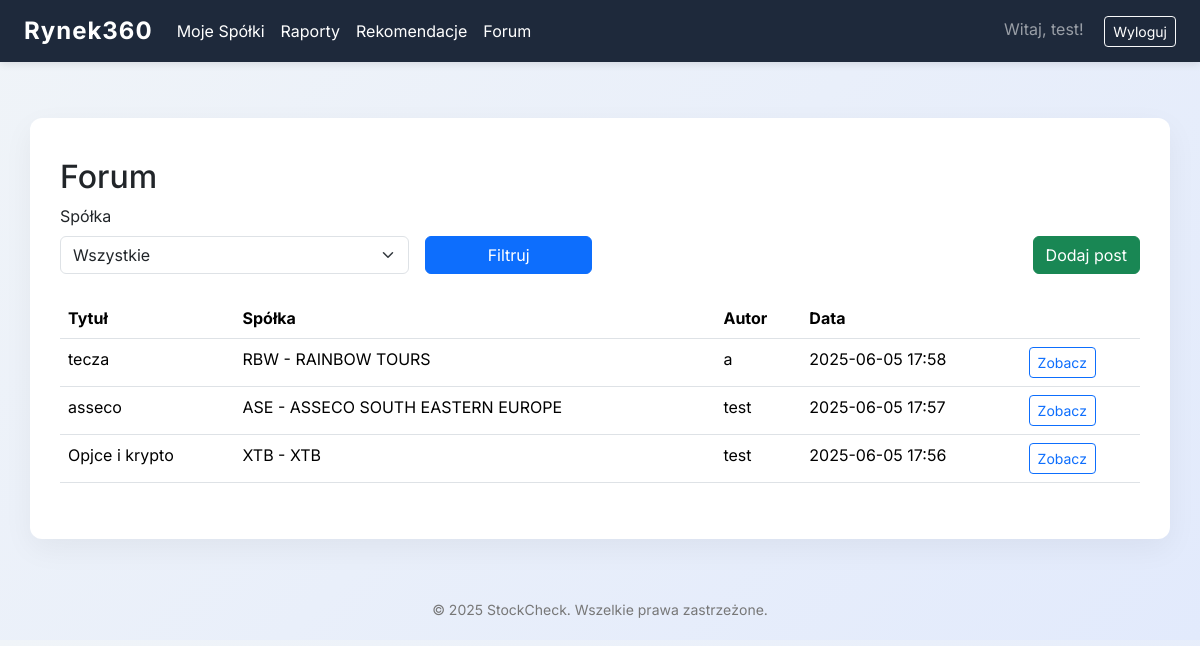
The page /forum (signed in) on the database as committed earlier.
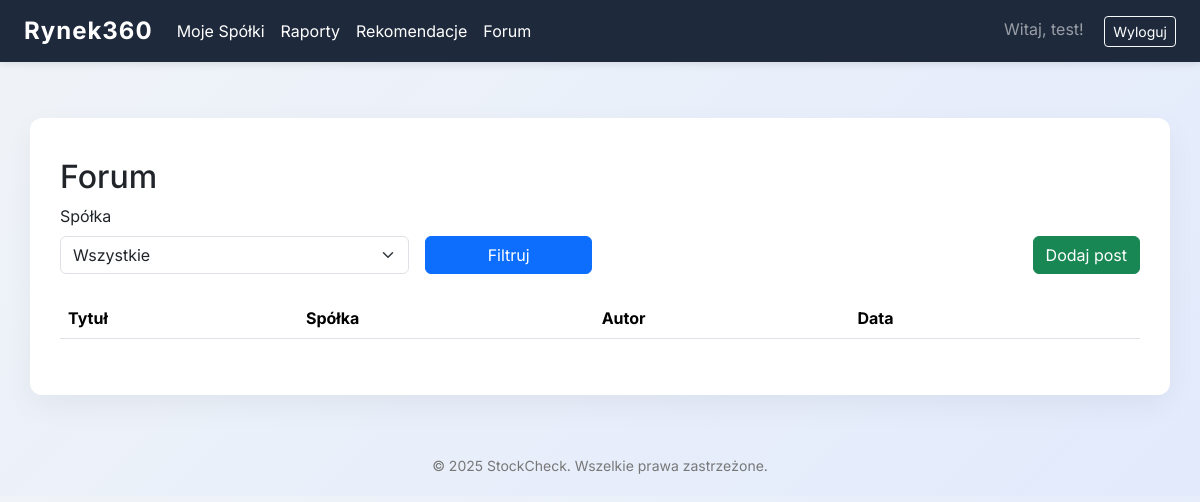
The same page on the database as committed later.
### myproject/models.py (models this page shows, shortened)
class User(UserMixin, db.Model):
    __tablename__ = 'users'
    id = db.Column(db.Integer, primary_key=True)
    email = db.Column(db.String(64), unique=True, index=True)
    username = db.Column(db.String(64), unique=True, index=True)
    password_hash = db.Column(db.String(128))
    role = db.Column(db.String(20), default="user")  # "user" lub "admin"
    companies = db.relationship('UserCompany', backref='owner', lazy=True)

class Post(db.Model):
    id = db.Column(db.Integer, primary_key=True)
    user_id = db.Column(db.Integer, db.ForeignKey('users.id'), nullable=False)
    company_id = db.Column(db.Integer, db.ForeignKey('company.id'), nullable=False)
    title = db.Column(db.String(200), nullable=False)
    content = db.Column(db.Text, nullable=False)
    created_at = db.Column(db.DateTime, default=datetime.utcnow)
    user = db.relationship('User', backref=db.backref('posts', lazy=True))
    company = db.relationship('Company', backref=db.backref('posts', lazy=True))

class Company(db.Model):
    id = db.Column(db.Integer, primary_key=True)
    ticker = db.Column(db.String(10), unique=True, nullable=False)
    name = db.Column(db.String(100), nullable=False)
    industry_id = db.Column(db.Integer, db.ForeignKey('industry.id'))
    market = db.Column(db.String(100), nullable=True)
    industry = db.relationship('Industry', backref=db.backref('companies', lazy=True))
    indices = db.relationship('Index', secondary=company_index, backref=db.backref('companies', lazy='dynamic'))

### app.py (the view)
@app.route('/forum')
@login_required
def forum():
    companies = Company.query.order_by(Company.ticker).all()
    selected_company = request.args.get('company')
    query = Post.query.order_by(Post.created_at.desc())
    if selected_company:
        query = query.filter(Post.company_id == int(selected_company))
    posts = query.all()
    return render_template('forum.html', posts=posts, companies=companies, selected_company=selected_company)

### app.py (called while the page is built)
@login_manager.user_loader
def load_user(user_id):
    return User.query.get(int(user_id))

### myproject/templates/forum.html (shortened to what this page needs)
{% extends 'base.html' %}
{% block content %}
<h2>Forum</h2>
<form method="get" class="row g-3 mb-4">
    <div class="col-md-4">
        <label for="company" class="form-label">Spółka</label>
        <select name="company" id="company" class="form-select">
            <option value="">Wszystkie</option>
        </select>
    </div>
    <div class="col-md-2 align-self-end">
        <button type="submit" class="btn btn-primary w-100">Filtruj</button>
    </div>
    <div class="col-md-6 align-self-end text-end">
        <a href="{{ url_for('add_post') }}" class="btn btn-success">Dodaj post</a>
    </div>
</form>
<table class="table">
    <thead>
        <tr>
            <th>Tytuł</th>
            <th>Spółka</th>
            <th>Autor</th>
            <th>Data</th>
            <th></th>
        </tr>
    </thead>
    <tbody>
    {% for post in posts %}
        <tr>
            <td>{{ post.title }}</td>
            <td>{{ post.company.ticker }} - {{ post.company.name }}</td>
            <td>{{ post.user.username }}</td>
            <td>{{ post.created_at.strftime('%Y-%m-%d %H:%M') }}</td>
            <td>
                <a href="{{ url_for('post_detail', post_id=post.id) }}" class="btn btn-sm btn-outline-primary">Zobacz</a>
            </td>
        </tr>
    {% endfor %}
    </tbody>
</table>
{% endblock %}

### myproject/templates/base.html (shortened to what this page needs)
<!DOCTYPE html>
<html lang="pl">
<head>
    <link href="https://cdn.jsdelivr.net/npm/bootstrap@5.3.3/dist/css/bootstrap.min.css" rel="stylesheet">
    <link href="https://cdnjs.cloudflare.com/ajax/libs/font-awesome/6.0.0/css/all.min.css" rel="stylesheet">
</head>
<body>
    <nav class="navbar navbar-expand-lg fixed-top navbar-dark">
        <div class="container-fluid px-4">
            <a class="navbar-brand" href="{{ url_for('list_companies') if current_user.is_authenticated else url_for('index') }}">Rynek360</a>
            <div class="collapse navbar-collapse" id="navbarNav">
                <ul class="navbar-nav me-auto">
                    {% if current_user.is_authenticated %}
                        <li class="nav-item">
                            <a class="nav-link" href="{{ url_for('list_companies') }}">Moje Spółki</a>
                        </li>
                        <li class="nav-item">
                            <a class="nav-link" href="{{ url_for('all_reports') }}">Raporty</a>
                        </li>
                        <li class="nav-item">
                            <a class="nav-link" href="{{ url_for('all_recommendations') }}">Rekomendacje</a>
                        </li>
                        <li class="nav-item">
                            <a class="nav-link" href="{{ url_for('forum') }}">Forum</a>
                        </li>
                    {% endif %}
                </ul>
                <div class="ms-auto">
                    {% if current_user.is_authenticated %}
                        <span class="navbar-text me-3">Witaj, {{ current_user.username }}!</span>
                        <a class="btn btn-outline-light btn-sm" href="{{ url_for('logout') }}">Wyloguj</a>
                    {% else %}
                        <a class="btn btn-outline-light btn-sm me-2" href="{{ url_for('login') }}">Zaloguj</a>
                        <a class="btn btn-light btn-sm" href="{{ url_for('register') }}">Zarejestruj</a>
                    {% endif %}
                </div>
            </div>
        </div>
    </nav>
    <div class="container my-5">
        {% block content %}{% endblock %}
    </div>
    <footer>
        &copy; 2025 StockCheck. Wszelkie prawa zastrzeżone.
    </footer>
</body>
</html>

### myproject/templates/base.html (style rules this page uses)
body { font-family: 'Inter', sans-serif; background: linear-gradient(135deg, #f0f4f8, #e2eafc); margin: 0; padding-top: 70px; }
.navbar { background-color: #1e293b; box-shadow: 0 2px 8px rgba(0,0,0,0.1); }
.navbar-brand { font-weight: 700; font-size: 24px; letter-spacing: 1px; }
.navbar a { color: #ffffff !important; }
.container { background: #ffffff; padding: 40px 30px; border-radius: 12px; box-shadow: 0 10px 30px rgba(0,0,0,0.05); animation: fadeIn 0.7s ease; }
footer { margin-top: 60px; text-align: center; color: #777; font-size: 14px; padding-bottom: 20px; }

Rows that differ between the two databases and show on the page:
removed Post: title "tecza", company.ticker "RBW", company.name "RAINBOW TOURS", user.username "a", created_at "2025-06-05 17:58"
removed Post: title "asseco", company.ticker "ASE", company.name "ASSECO SOUTH EASTERN EUROPE", user.username "test", created_at "2025-06-05 17:57"
removed Post: title "Opjce i krypto", company.ticker "XTB", company.name "XTB", user.username "test", created_at "2025-06-05 17:56"
